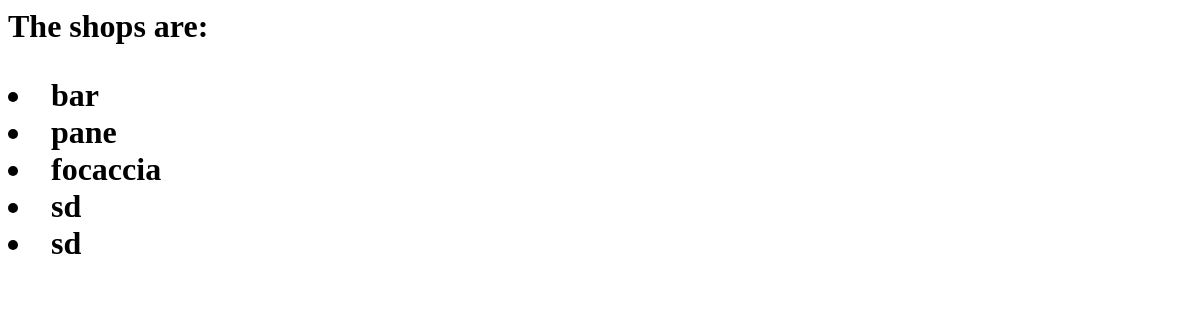
The page /registration/SelectRole/ShopOwner/Shop/Shoplist on the database as committed earlier.
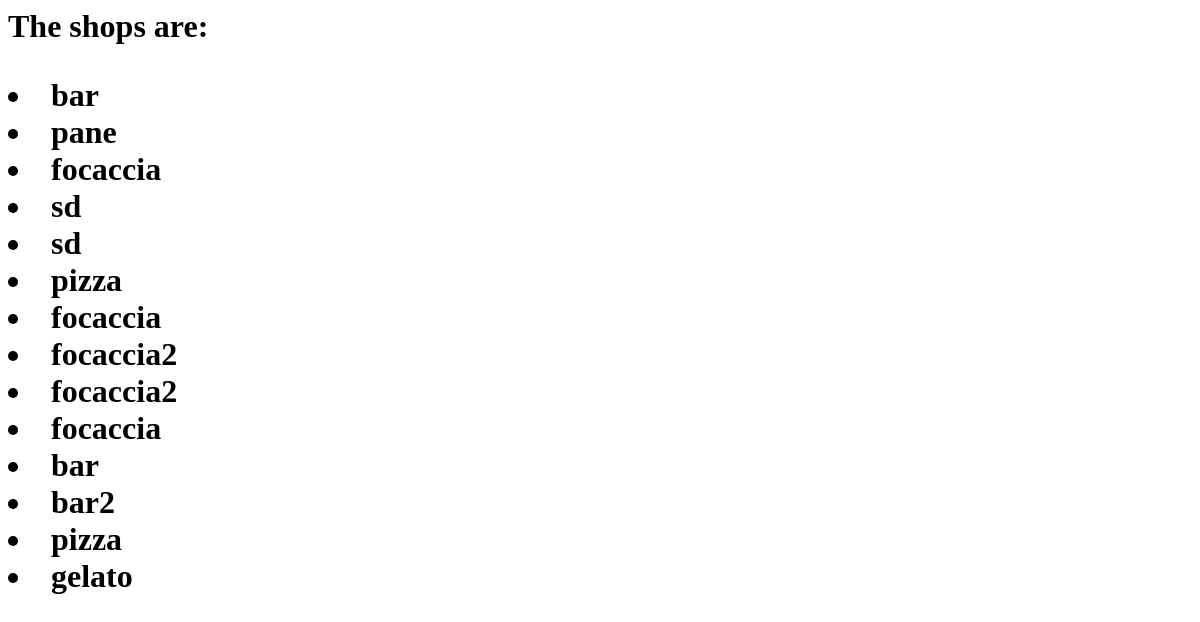
The same page on the database as committed later.
### IqueueAP/models.py (models this page shows)
class Shop(models.Model):
    name = models.CharField(max_length=100)
    location = models.CharField(max_length=100)
    max_numb_clients = models.IntegerField()
    id_shop = models.CharField(max_length=50)
    address = models.CharField(max_length=200)
    category = models.CharField(max_length=100, default='0000000')

### IqueueAP/views.py (the view)
# urls.py: path('registration/SelectRole/ShopOwner/Shop/Shoplist',SuccessShopRegistration, name='SuccessShopRegistration'),
def SuccessShopRegistration(request):
    shop = Shop.objects.all()
    return render(request, 'ShopList.html', {'shop': shop})

### IqueueAP/templates/ShopList.html (shortened to what this page needs)
<html>
<head>
</head>
<body>
  <h1>
    <p>
    The shops are:
    {% for shop in shop %}
        <li> {{ shop.name }} </li>
    {% endfor %}
    </p>
  </h1>
</body>
</html>

Rows that differ between the two databases and show on the page:
added Shop: name "pizza"
added Shop: name "focaccia"
added Shop: name "focaccia2"
added Shop: name "focaccia2"
added Shop: name "focaccia"
added Shop: name "bar"
added Shop: name "bar2"
added Shop: name "pizza"
added Shop: name "gelato"
